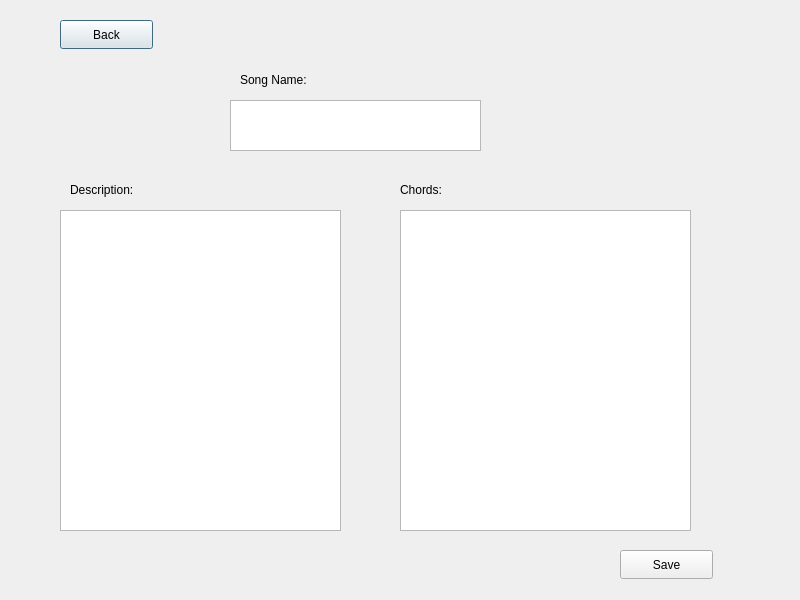
<?xml version="1.0" encoding="UTF-8"?>
<ui version="4.0">
 <class>add_Dialog</class>
 <widget class="QDialog" name="add_Dialog">
  <property name="geometry">
   <rect>
    <x>0</x>
    <y>0</y>
    <width>800</width>
    <height>600</height>
   </rect>
  </property>
  <property name="windowTitle">
   <string>Dialog</string>
  </property>
  <widget class="QTextEdit" name="nameEdit">
   <property name="geometry">
    <rect>
     <x>230</x>
     <y>100</y>
     <width>251</width>
     <height>51</height>
    </rect>
   </property>
  </widget>
  <widget class="QTextEdit" name="descriptionEdit">
   <property name="geometry">
    <rect>
     <x>60</x>
     <y>210</y>
     <width>281</width>
     <height>321</height>
    </rect>
   </property>
  </widget>
  <widget class="QTextEdit" name="textEdit_3">
   <property name="geometry">
    <rect>
     <x>400</x>
     <y>210</y>
     <width>291</width>
     <height>321</height>
    </rect>
   </property>
  </widget>
  <widget class="QLabel" name="label">
   <property name="geometry">
    <rect>
     <x>240</x>
     <y>70</y>
     <width>91</width>
     <height>20</height>
    </rect>
   </property>
   <property name="text">
    <string>Song Name:</string>
   </property>
  </widget>
  <widget class="QLabel" name="label_2">
   <property name="geometry">
    <rect>
     <x>70</x>
     <y>180</y>
     <width>91</width>
     <height>20</height>
    </rect>
   </property>
   <property name="text">
    <string>Description:</string>
   </property>
  </widget>
  <widget class="QLabel" name="label_3">
   <property name="geometry">
    <rect>
     <x>400</x>
     <y>180</y>
     <width>91</width>
     <height>20</height>
    </rect>
   </property>
   <property name="text">
    <string>Chords:</string>
   </property>
  </widget>
  <widget class="QPushButton" name="backButton">
   <property name="geometry">
    <rect>
     <x>60</x>
     <y>20</y>
     <width>93</width>
     <height>29</height>
    </rect>
   </property>
   <property name="text">
    <string>Back</string>
   </property>
  </widget>
  <widget class="QPushButton" name="saveButton">
   <property name="geometry">
    <rect>
     <x>620</x>
     <y>550</y>
     <width>93</width>
     <height>29</height>
    </rect>
   </property>
   <property name="text">
    <string>Save</string>
   </property>
  </widget>
 </widget>
 <resources/>
 <connections/>
</ui>
